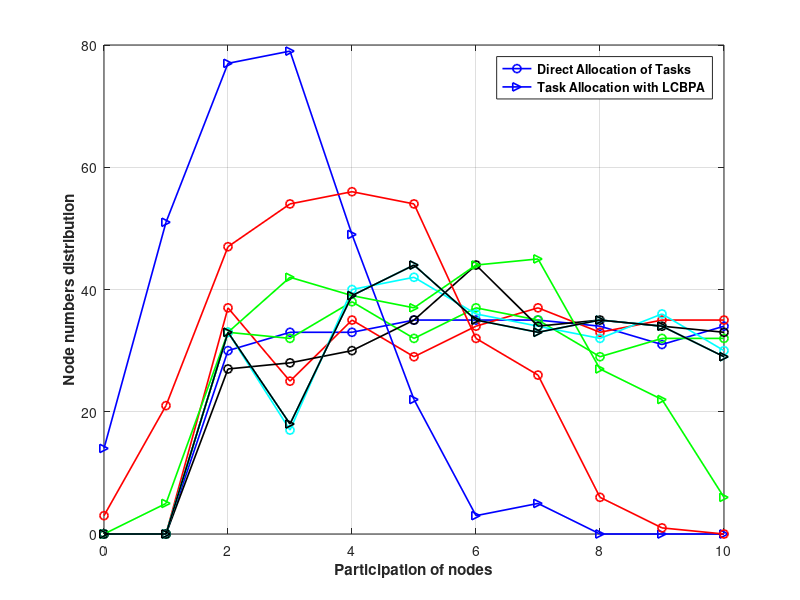

Reproduce this figure in MATLAB.
% Completion comparison with 
% or without the algoritm.
% Fn = 300
clc;
clear;

x = [0 1 2 3 4 5 6 7 8 9 10];
y010 = [0 0 30 33 33 35 35 35 34 31 34];
y015 = [0 0 37 25 35 29 34 37 33 35 35];
y020 = [0 0 33 32 38 32 37 35 29 32 32];
y025 = [0 0 33 17 40 42 36 34 32 36 30];
y030 = [0 0 27 28 30 35 44 34 35 34 33];
y110 = [14 51 77 79 49 22 3	5 0 0 0];
y115 = [3 21 47 54 56 54 32 26 6 1 0];
y120 = [0 5 33 42 39 37 44 45 27 22 6];
y125 = [0 0	33 18 39 44 35 33 35 34 29];
y130 = [0 0 33 18 39 44 35 33 35 34 29];
% y = [0 0 7 10 9 10 12 12 12 12 12];
% bar(y010,0.5)
figure
 h1=plot(x,y010,'-oblue','LineWidth',1.2); hold on;
    plot(x,y015,'-ored','LineWidth',1.2);  hold on;
    plot(x,y020,'-ogreen','LineWidth',1.2);hold on;
    plot(x,y025,'-oc','LineWidth',1.2);    hold on;
    plot(x,y030,'-oblack','LineWidth',1.2); 
    % ,x,y015,'-ored', x,y020,'-ogreen',x,y025,'-oc',x,y030,'-oblack');

 h2=plot(x,y110,'->blue','LineWidth',1.2); hold on;
    plot(x,y115,'-ored','LineWidth',1.2);  hold on;
    plot(x,y120,'->green','LineWidth',1.2);hold on;
    plot(x,y125,'->c','LineWidth',1.2);    hold on;
    plot(x,y130,'->black','LineWidth',1.2);
    %,x,y115,'-ored', x,y120,'->green',x,y125,'->c',x,y130,'->black');
 xlabel('Participation of nodes','FontWeight','bold');
 ylabel('Node numbers distribution','FontWeight','bold')
grid on;
legend([h1,h2],'Direct Allocation of Tasks','Task Allocation with LCBPA','Location','NorthEast','FontWeight','bold');
%axis([0,10,0,160])
print('Fn3002','-dpng')